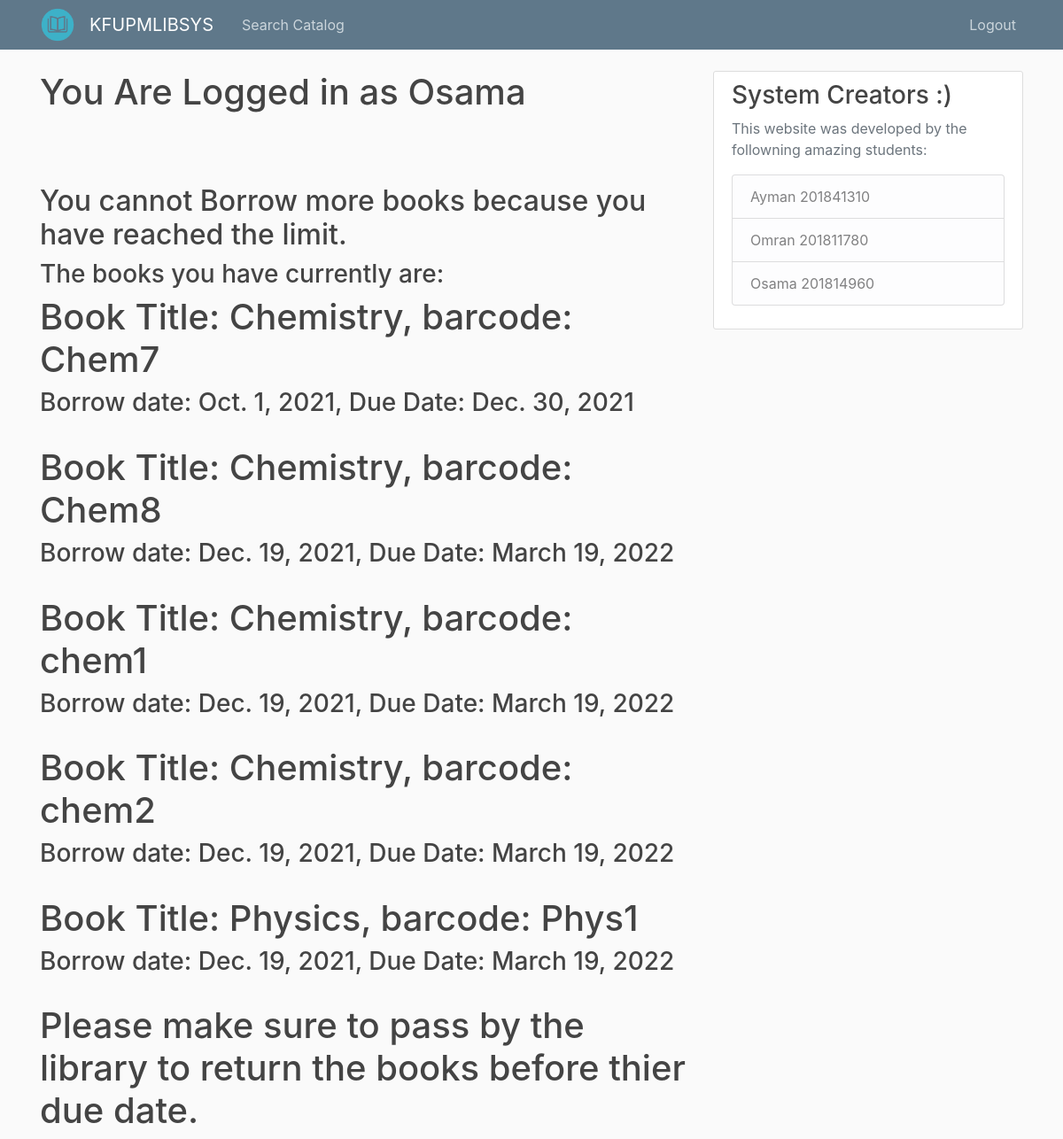
The app's page /borrow/ (signed in) with its own data.
### core/models.py (models this page shows, shortened)
class Book_Loan(models.Model):
    borrower = models.ForeignKey(
        Member,
        on_delete=models.CASCADE,
        verbose_name=_("borrower")
    )
    book_item = models.ForeignKey(
        Book_Item,
        on_delete=models.CASCADE,
        verbose_name=_("book item")
    )
    borrowed_from = models.DateField(
        verbose_name=_("borrowed from"),
        null=False,
    )
    borrowed_to = models.DateField(
        verbose_name=_("borrowed to"),
        null=False,
    )
    actual_return_date = models.DateField(
        verbose_name=_("actual return date"),
        null=True,
        blank=True,
    )
    issued_by = models.ForeignKey(
        Librarian,
        on_delete=models.CASCADE,
        verbose_name=_("issued by"),
        null=True,
        blank = True
    )
    class Meta:
        constraints = [
            models.UniqueConstraint(
                fields=["borrower", "book_item", "borrowed_from"],
                name="unique composite Book_Loan primary key",
            ),
        ]
        verbose_name = _("book loan")
        verbose_name_plural = _("book loans")
        ordering = [
            "borrowed_from",
        ]

class Book_Item(models.Model):
    bar_code = models.CharField(
        max_length=32,
        unique=True,
        primary_key=True,
        verbose_name=_("bar code")
    )
    book = models.ForeignKey(
        Book,  # Check this later
        on_delete=models.CASCADE,
        blank=True,
        null=False,
        verbose_name=_("book"),
    )
    book_copy_number = models.PositiveIntegerField(
        verbose_name=_("book copy number"),
    )
    class Meta:
        constraints = [
            models.UniqueConstraint(
                fields=["book", "book_copy_number"],
                name="unique book_copy_number for each book",
            ),
        ]
        verbose_name = _("book item")
        verbose_name_plural = _("book items")
        ordering = [
            "bar_code",
            "book",
        ]

class Book(models.Model):
    ISBN_code = models.CharField(
        unique=True,
        primary_key=True,
        max_length=64,
        null=False,
        blank=False,
        verbose_name=_("ISBN code")
    )
    book_title = models.CharField(
        max_length=512,
        blank=False,
        null=False,
        verbose_name=_("book title"),
    )
    Lang_CHOICES = (
        ('A', 'Arabic',),
        ('E', 'English',),
    )
    book_language = models.CharField(
        choices=Lang_CHOICES,
        max_length=20,
        blank=True,
        null=True,
        verbose_name=_("book language")
    )
    no_of_copies = models.PositiveIntegerField(
        null=True,
        blank=True,
        verbose_name=_("number of copies")
    )
    subject = models.ForeignKey(
        Subject,
        on_delete=models.CASCADE,
        null=True,
        blank=True,
        verbose_name=_("subject")
    )
    authors = models.ManyToManyField(
        Author,
        blank=True,
        verbose_name=_("authors"),
    )  # RECHECK THIS
    publication_year = models.PositiveIntegerField(
        default=current_year(),
        validators=[MinValueValidator(1800), max_value_current_year],
        blank=True,
        null=True,
        verbose_name=_("publication year")
    )
    class Meta:
        verbose_name = _("book")
        verbose_name_plural = _("books")
        ordering = [
            "publication_year",
            "book_title",
        ]

### core/views.py (the view, shortened to what this page needs)
# urls.py: path("borrow/", views.borrow, name="borrow"),
def borrow(request):
    current_member = Member.objects.filter(user=request.user).first()
    user_loans = Book_Loan.objects.filter(borrower= current_member)
    current_loans = [x for x in user_loans if not x.actual_return_date]
    home_url_list = request.build_absolute_uri().split("/")[:-2]
    home_url = "/".join(home_url_list)
    if len(current_loans) >= 5:
        return render(request, 'member/return.html',{
            "limit": True,
            "loans": current_loans,
            "home_url": home_url
        })

### core/templatetags/user_types.py (called while the page is built)
@register.filter(name='belongs_to_member')
def belongs_to_member(user):
    return Member.objects.filter(user=user).exists()

### core/templates/member/return.html
{% extends "core/base.html" %}
{% load user_types %}
{% block content%}
{% if user.is_authenticated and user|belongs_to_member %}
<h1>You Are Logged in as {{user.first_name}}</h1>
<br>
<br>
<br>
{% if limit %}
<h2> You cannot Borrow more books because you have reached the limit. </h2>
<h3> The books you have currently are: </h3>
{% else %}
<h2> You have the following books with you: </h2>
<br>
{%endif%}
{% if loans %}
{% for loan in loans%}
<h1>
    Book Title: {{loan.book_item.book.book_title}}, barcode: {{loan.book_item.bar_code}}
</h1>
<h3>
    Borrow date: {{loan.borrowed_from}}, Due Date: {{loan.borrowed_to}}
</h3>
<br>
{%endfor%}
<h1>Please make sure to pass by the library to return the books before thier due date.</h1>
{%else %}
<h1>You don't have any current borrows to return</h1>
{%endif%}
{% else %}
<h1>You Are not Allowed to View this page</h1>
<br>
<h1><a href="{% url 'core:home-index' %}">Go to HomePage From here</a></h1>
{% endif %}
{% endblock content %}

### core/static/core/main.css (style rules this page uses)
body { background: #fafafa; color: #333333; margin-top: 5rem; }
h1, h2, h3, h4, h5, h6 { color: #444444; }

### records on screen
Book_Loan: book_item.book.book_title "Chemistry", book_item.bar_code "Chem7", borrowed_from "Oct. 1, 2021", borrowed_to "Dec. 30, 2021"
Book_Loan: book_item.book.book_title "Chemistry", book_item.bar_code "Chem8", borrowed_from "Dec. 19, 2021", borrowed_to "March 19, 2022"
Book_Loan: book_item.book.book_title "Chemistry", book_item.bar_code "chem1", borrowed_from "Dec. 19, 2021", borrowed_to "March 19, 2022"
Book_Loan: book_item.book.book_title "Chemistry", book_item.bar_code "chem2", borrowed_from "Dec. 19, 2021", borrowed_to "March 19, 2022"
Book_Loan: book_item.book.book_title "Physics", book_item.bar_code "Phys1", borrowed_from "Dec. 19, 2021", borrowed_to "March 19, 2022"

### other values on screen
{{ user.first_name }} "Osama"
